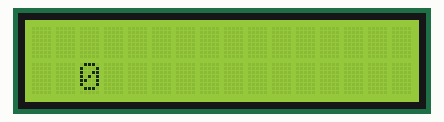
A sketch run on a simulated Arduino Uno, built with avr-gcc and run on an emulated ATmega328P. Parts: 16×2 character LCD.

Above: at 0.16 s.
At 5.02 s:
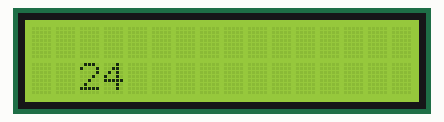
At 9.89 s:
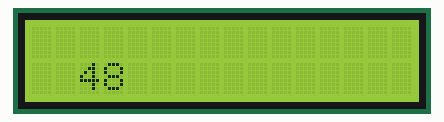
At 19.82 s:
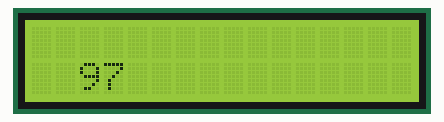
At 29.76 s:
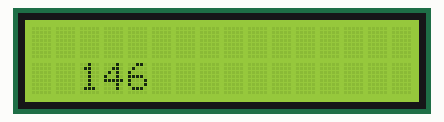
At 39.7 s:
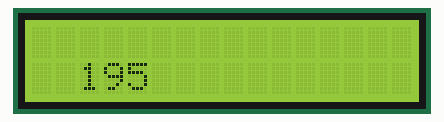

The sketch:

lcd.ino
```cpp
#include <LiquidCrystal.h>
LiquidCrystal lcd (12,11,5,4,3,2); //actual
int x;
void setup() {
lcd.begin(16,2);

  // put your setup code here, to run once:

}

void loop() {
lcd.setCursor(2,3);
lcd.print(x);
x++;
delay(200);
lcd.clear();
  // put your main code here, to run repeatedly:

}
```
